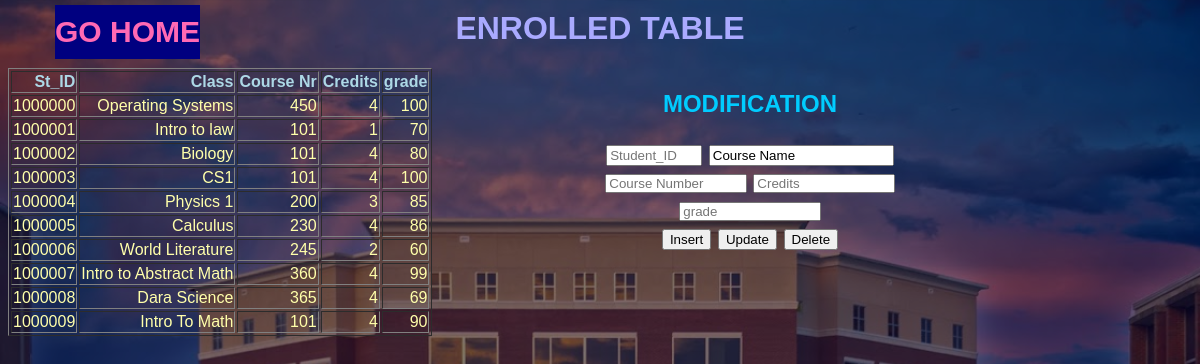
Page /Enrolled.php on the committed database.
### tables this page shows
CREATE TABLE `enrolled` (
  `st_id` int(11) NOT NULL,
  `cs_nr` int(11) NOT NULL,
  `credits` int(11) DEFAULT NULL,
  `cs_name` varchar(300) NOT NULL,
  `grade` int(11) DEFAULT NULL
);

### Enrolled.php (the view, shortened to what this page needs)
<?php
    include_once 'includes/dbh.inc.php';
    ?>
<!DOCTYPE html>
<html lang="en" dir="ltr">
  <head>
    <link rel="stylesheet" type="text/css" href="style.css">
<h1>Enrolled Table</h1>
  </head>
  <body>
    <div id="table" class="students">
      <table class="studtable sortable jquery-tablesorter" border="1" style="text-align:right;">
        <thead>
          <tr>
            <th class="headerSort headerSortUP" tabindex="0" role="columnheader button" title="Sort ascending">St_ID </th>
            <th class="headerSort" tabindex="0" role="columnheader button" title="Sort ascending">Class</th>
            <th class="headerSort" tabindex="0" role="columnheader button" title="Sort ascending">Course Nr</th>
            <th class="headerSort" tabindex="0" role="columnheader button" title="Sort ascending">Credits</th>
            <th class="headerSort" tabindex="0" role="columnheader button" title="Sort ascending">grade</th>
          </tr>
        </thead>
        <tbody>
          <?php
          $sql ="SELECT * FROM enrolled;";
          $result = mysqli_query($conn,$sql);
          $resultCheck = mysqli_num_rows($result);
          if ($resultCheck > 0){
            while ($row =mysqli_fetch_assoc($result)){
              echo "<tr>";
              echo "<td>";
              echo $row['st_id'] ."<br>";
              echo "</td>";
              echo "<td>";
              echo $row['cs_name'] ."<br>";
              echo "</td>";
              echo "<td>";
              echo $row['cs_nr'] ."<br>";
              echo "</td>";
              echo "<td>";
              echo $row['credits'] ."<br>";
              echo "</td>";
              echo "<td>";
              echo $row['grade'] ."<br>";
              echo "</td>";
          }
      }
      ?>
    </div>
    <div class="absolute">
      <form action="includes/en.inc.php" method="POST">
        <h2>Modification<h2>
        <input type="number" min=1000000 max=6999999 name="st_id" placeholder="Student_ID">
        <input type="text" name="cs_name" value="Course Name">
        <br>
        <input type="number" min=101 max=500 class="numb" name="cs_nr" placeholder="Course Number">
        <input type="number" min=1 max=4 class="numb" name="credits" placeholder="Credits">
        <br>
        <input type="number" min=0 max=100 class="numb" name="grade" placeholder="grade">
        <br>
        <button type=" submit" name='insert'>Insert</button>
        <button type=" submit" name='update'>Update</button>
        <button type=" submit" name='delete'>Delete</button>
      </form>
    </div>
  <a href="../php_thing" class='pos' >GO HOME</a>
  </body>
</html>

### style.css (style rules this page uses)
body { margin: 1000; padding: 0; text-align: center; background: linear-gradient(rgba(0,0,50,0.5),rgba(0,0,50,0.5)),url(library_0.jpg); background-size: cover; font-family: sans-serif; }
h1 { margin-top: 10px; color: #AAf; text-transform: uppercase; transition: all 4 ease-in-out; }
thead { margin-top: 10px; color: #add8e6; transition: all 4 ease-in-out; }
tbody { right: 30px; color: #ffa; transition: all 4 ease-in-out; }
h2 { margin-top: 10px; color: #0CF; text-transform: uppercase; transition: all 4 ease-in-out; }
a:link, a:visited { font-size: 30px; text-decoration: none; padding: 10px 0px; color: hotpink; font-weight: bold; background-color: #000080; }

### Enrolled.php (style rules this page uses)
div.absolute { position: absolute; top: 80px; right: 300px; width: 300px; height: 300px; border: 0px solid #73AD21; }
input.numb { width: 10em; height: 1em; }
a.pos { position: absolute; top: 5px; right: 1000px; border: 0px solid #FFFF; }

### rows in the picture
enrolled: st_id "1000000", cs_name "Operating Systems", cs_nr "450", credits "4", grade "100"
enrolled: st_id "1000001", cs_name "Intro to law", cs_nr "101", credits "1", grade "70"
enrolled: st_id "1000002", cs_name "Biology", cs_nr "101", credits "4", grade "80"
enrolled: st_id "1000003", cs_name "CS1", cs_nr "101", credits "4", grade "100"
enrolled: st_id "1000004", cs_name "Physics 1", cs_nr "200", credits "3", grade "85"
enrolled: st_id "1000005", cs_name "Calculus", cs_nr "230", credits "4", grade "86"
enrolled: st_id "1000006", cs_name "World Literature", cs_nr "245", credits "2", grade "60"
enrolled: st_id "1000007", cs_name "Intro to Abstract Math", cs_nr "360", credits "4", grade "99"
enrolled: st_id "1000008", cs_name "Dara Science", cs_nr "365", credits "4", grade "69"
enrolled: st_id "1000009", cs_name "Intro To Math", cs_nr "101", credits "4", grade "90"
